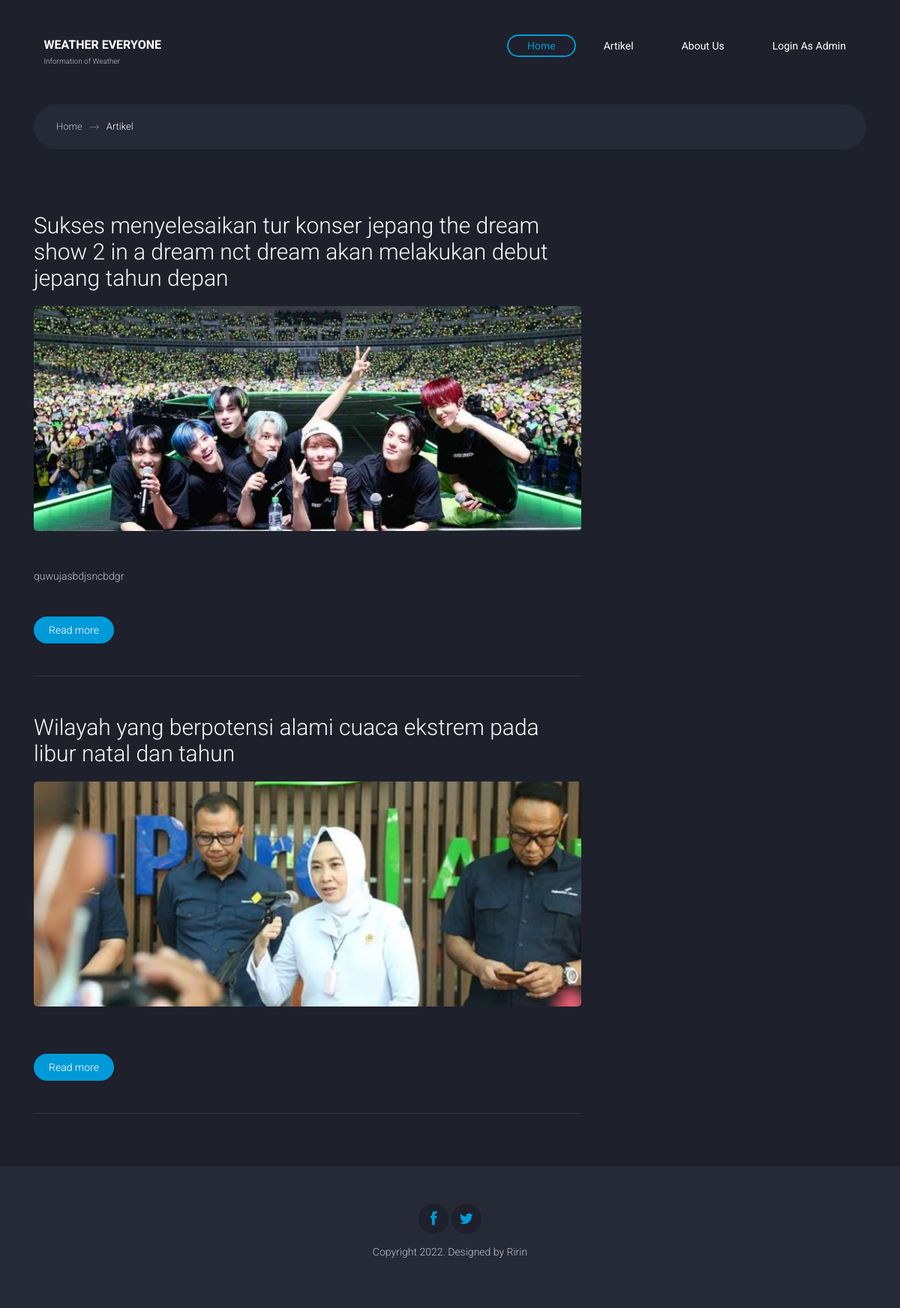
Page /artikel/ on the committed database.
### blog/models.py (models this page shows, shortened)
class MyArtikel(models.Model):
    penulis = models.ForeignKey(User, on_delete=models.CASCADE, blank=True, null=True)
    Judul = models.CharField(max_length=200)
    isiArtikel = models.TextField()
    date = models.DateTimeField(auto_now_add=True)
    gambar = models.URLField(blank=True, null=True)
    class Meta:
        verbose_name_plural = 'MyArtikel'

### weather/views.py (the view)
# urls.py: path("artikel/", artikel, name="artikel"),
def artikel(request):
    template_name = "front/artikel.html"
    artikels = MyArtikel.objects.all()
    context ={
        "info" : "Artikel",
        "artikelku" : artikels
    }
    return render(request, template_name, context)

### templates/front/artikel.html
{% extends 'front/baseDefault.html' %} {% load static %} {% block konten %}
<div class="container">
  <div class="breadcrumb">
    <a href="index.html">Home</a>
    <span>{{info}}</span>
  </div>
</div>
<div class="fullwidth-block">
  <div class="container">
    <div class="row">
      <div class="content col-md-8">
        {% for a in artikelku %}
        <div class="post">
          <h2 class="entry-title">{{a.Judul}}</h2>
          <div class="featured-image">
            <img
              src="{{a.gambar}}"
              alt=""
              style="
                width: 750px;
                object-fit: cover;
                object-position: center;
                max-height: 300px;
              "
            />
          </div>
          <div
            style="
              display: -webkit-box;
              -webkit-line-clamp: 3;
              -webkit-box-orient: vertical;
              overflow: hidden;
            "
          >
            <p>{{a.isiArtikel | safe}}</p>
          </div>
          <div class="mt-4">
            <a href="{% url 'detailArtikel' a.id %}" class="button"
              >Read more</a
            >
          </div>
        </div>
        {% endfor %}
      </div>
      <div class="sidebar col-md-3 col-md-offset-1"></div>
    </div>
  </div>
</div>
{% endblock konten %}

### templates/front/baseDefault.html (shortened to what this page needs)
{% load static %}
<!DOCTYPE html>
<html lang="en">
  <head>
    <link
      href="{% static 'front/fonts/font-awesome.min.css' %}"
      rel="stylesheet"
      type="text/css"
    />
    <link
      href="https://cdn.jsdelivr.net/npm/bootstrap@5.2.3/dist/css/bootstrap.min.css"
      rel="stylesheet"
    />
    <link rel="stylesheet" href="{% static 'front/styleme.css' %}" />
    <link rel="stylesheet" href="{% static 'front/bgkh.css' %}" />
  </head>
  <body>
    <div class="site-content">
      <div class="site-header">
        <div class="container">
          <a href="{% url 'home' %}" class="branding">
            <div class="logo-type">
              <h1 class="site-title">WEATHER EVERYONE</h1>
              <small class="site-description">Information of Weather</small>
            </div>
          </a>
          <div class="main-navigation">
            <ul class="menu">
              <li class="menu-item current-menu-item">
                <a href="{% url 'home' %}">Home</a>
              </li>
              <li class="menu-item">
                <a href="{% url 'artikel' %}">Artikel</a>
              </li>
              <li class="menu-item">
                <a href="{% url 'about' %}">About Us</a>
              </li>
              {% if request.user.is_anonymous %}
              <li class="menu-item">
                <a href="{% url 'login' %}">Login As Admin</a>
              </li>
              {% else %}
              <li class="menu-item">
                <a href="{% url 'login' %}">Welcome {{user}}</a>
              </li>
              {% endif %}
            </ul>
          </div>
        </div>
      </div>
      <main class="main-content">{% block konten %}{% endblock konten %}</main>
      <footer class="site-footer">
        <div class="container">
          <div class="row">
            <div class="">
              <div class="social-links text-center mb-3">
                <a href="#"><i class="fa fa-facebook"></i></a>
                <a href="#"><i class="fa fa-twitter"></i></a>
              </div>
            </div>
          </div>
          <p class="colophon text-center">Copyright 2022. Designed by Ririn</p>
        </div>
      </footer>
    </div>
  </body>
</html>

### rows in the picture
MyArtikel: Judul "Sukses menyelesaikan tur konser jepang the dream show 2 in a dream nct dream akan melakukan debut jepang tahun depan", gambar (picture), isiArtikel "quwujasbdjsncbdgr"
MyArtikel: Judul "Wilayah yang berpotensi alami cuaca ekstrem pada libur natal dan tahun", gambar (picture)

### other values in the picture
{{ info }} "Artikel"
